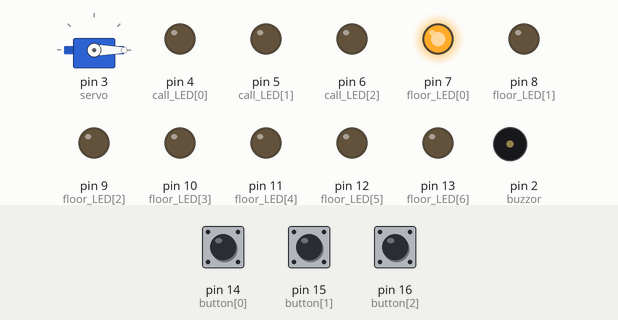
Bench run of a sketch on a simulated Arduino Uno, built with avr-gcc and run on an emulated ATmega328P. Parts: servo, output pins drawn as LEDs (lit = HIGH), buzzer (waves = sounding). The inputs (shaded band) are chosen by the test bench; at power-on: pin 15 (button[1]) LOW, pin 14 (button[0]) LOW, pin 16 (button[2]) LOW. What the sketch prints to the serial monitor is not drawn.

Above: at 1.2 s.
1.3 s: pin 15 (button[1]) pulled HIGH for 0.15 s
At 2.2 s:
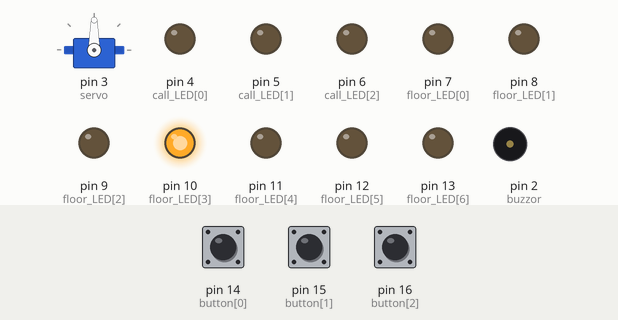
3.1 s: pin 14 (button[0]) pulled HIGH for 0.15 s
At 3.17 s:
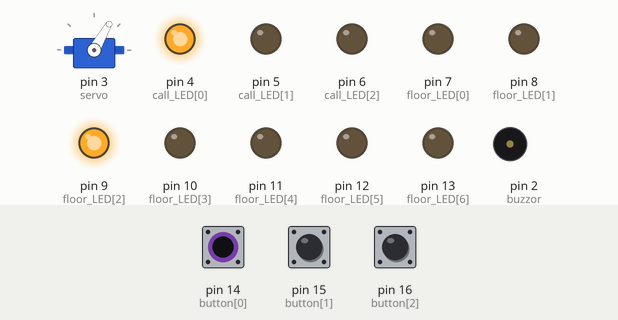
4.9 s: pin 16 (button[2]) pulled HIGH for 0.15 s
At 6.2 s:
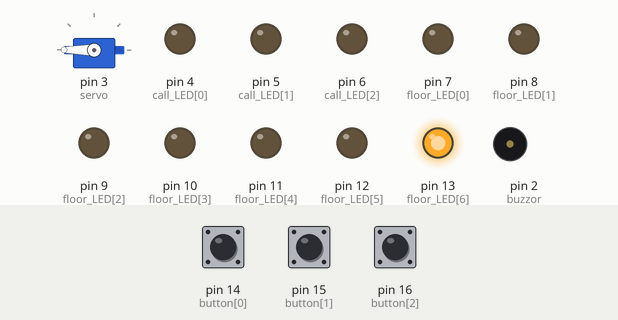
7.9 s: pin 14 (button[0]) pulled HIGH for 1 s
At 7.97 s:
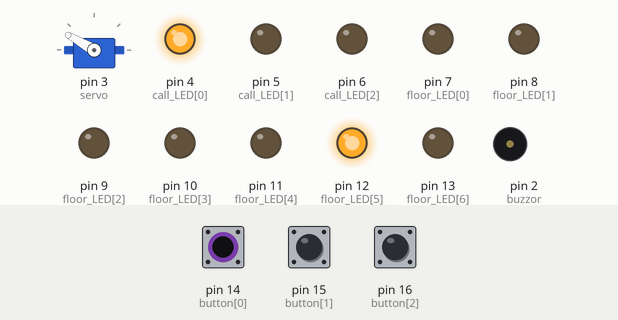
10.9 s: pin 15 (button[1]) pulled HIGH for 1 s
At 10.97 s:
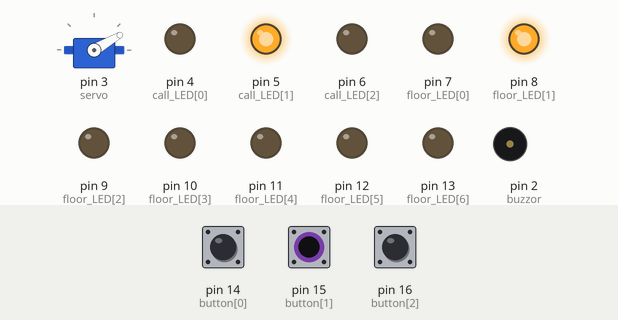
13.4 s: pin 16 (button[2]) pulled HIGH for 1 s
At 13.63 s:
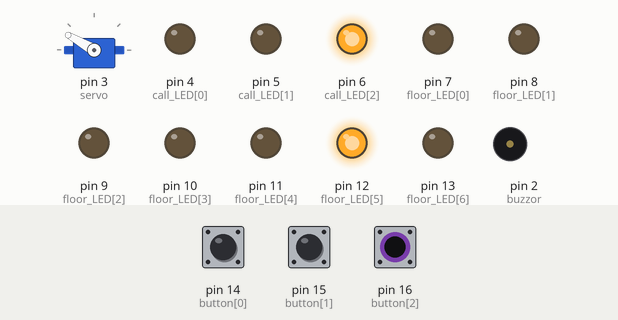
Timing chart, 0 to 16.4 s (numbered marks = the images above; inputs shaded):
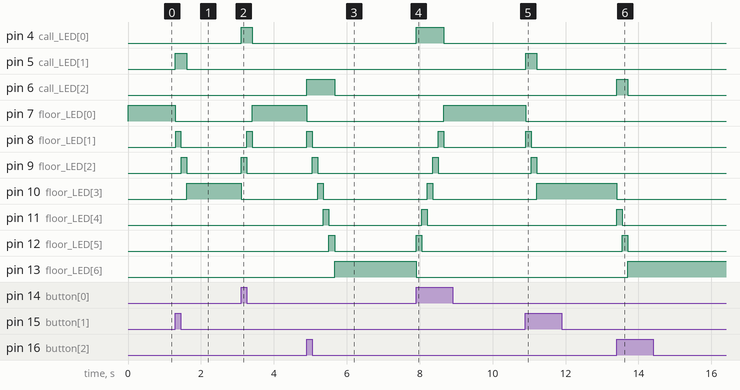

The sketch:

oneday_final_board1.ino
```cpp
#include <Servo.h>
Servo servo;
const int floor_LED[] = {7,8,9,10,11,12,13};
const int call_LED[] = {4,5,6};
const int button[] = {14,15,16};
const int buzzor = 2;
int frequency[] = {2217,2489,2794};

int currentFloor = 1;
int targetFloor = 1;
int finalFloor = 1;
bool movingUp = false;
bool movingDown = false;
bool stop = true;

int currentLED = 0;
int callLED_floor = 1;
int currentCheck = 1;
int targetCheck = 1;
int savedCheck = 1;
int timecheck = 0;
int pastTime;


// 입력받은 호출 층 수를 LED로 표시하기 위한 함수
void CallLED_func(int idx,int saved) {
	for (int i=0; i<3; i++) {
      if (idx == i) {
    	digitalWrite(call_LED[i],HIGH);
        }
      else if (saved == i+1) {
    	digitalWrite(call_LED[i],HIGH);
      }
      else {
      	digitalWrite(call_LED[i],LOW);
      	}

	}
}

// 7Segment에 현재 층 정보를 정수로 반올림 해 나타내기 위한 함수
float roundFloat(float number, int decimalPlaces) {
  float multiplier = pow(10, decimalPlaces);
  return round(number * multiplier) / multiplier;
}


void setup() {
  // pinMode 및 각 입력 핀 설정
  Serial.begin(9600);
  servo.attach(3);
  for (int i=0; i<7; i++) {
  pinMode(floor_LED[i], OUTPUT);
  }
  for (int i=0; i<3; i++) {
  pinMode(call_LED[i], OUTPUT);
  }
  for (int i=0; i<3; i++) {
  pinMode(button[i], INPUT);
  }
  pinMode(buzzor, OUTPUT);
  servo.write(0);
}


void loop() {
  // 계속해서 목표 층 수를 받음.
  for (int i=0;i<3;i++) {
    int State = 0;
    State = digitalRead(button[i]);
    if (State==HIGH) {
      stop = true;
      targetFloor = i+1;
      savedCheck = 3*(targetFloor-1)+1;
      break;
      }
  }
  servo.write(currentLED*30);
  Serial.write(currentLED);
  // 현재 층과 위치를 비교해서 위로 갈지, 아래로 갈지 판별함.
  if (targetCheck > currentCheck) {
    movingUp = true;
    movingDown = false;
    callLED_floor = targetFloor;
    stop = false;
  }
  else if (targetCheck < currentCheck) {
    movingUp = false;
    movingDown = true;
    callLED_floor = targetFloor;
    stop = false;
  }
  else {
    stop = true;
    targetCheck = savedCheck;
    finalFloor = targetFloor;
  }

  // LED를 순차적으로 켜고 끄며 엘리베이터 동작을 표시함.
  // 위로 올라갑니다.
  if (movingUp == true & stop == false) {
    currentFloor = int(1+((1+currentLED)/3));
    CallLED_func(callLED_floor-1,finalFloor);
    // digitalWrite(call_LED[targetFloor-1],HIGH);
    digitalWrite(floor_LED[currentLED],HIGH);
    if (timecheck == 0) {
    pastTime = millis();
    timecheck = 1;
    }
    // 150ms간격으로 진행 (비차단 방식, 지연 x)
    if (timecheck == 1) {
    	if (millis() - pastTime > 150) {
    // delay(500);
    digitalWrite(floor_LED[currentLED],LOW);
    currentLED++;
    currentCheck++;
    timecheck=0;
    	}
    }
  }

  // 아래로 내려갑니다.
  if (movingDown == true & stop == false) {
    currentFloor = int(1+((1+currentLED)/3));
    CallLED_func(callLED_floor-1, finalFloor);
    digitalWrite(floor_LED[currentLED],HIGH);
    if (timecheck == 0) {
    pastTime = millis();
    timecheck = 1;
    }
    // 150ms간격으로 진행 (비차단 방식, 지연 x)
    if (timecheck == 1) {
    if (millis() - pastTime > 150) {
    // delay(500);
    digitalWrite(floor_LED[currentLED],LOW);
    currentLED--;
    currentCheck--;
    timecheck=0;
    }
    }
  }

  // 목표 층과 현재 층이 일치한 상태
  if (stop == true) {
    if (timecheck == 0) {
    pastTime = millis();
      for (int i=1;i<=3;i++) {
      if (currentFloor == i) {
    tone(buzzor,frequency[i-1],50);
    timecheck = 1;
        break;
      }
      }
    }
    currentFloor = int(1+((1+currentLED)/3));
    digitalWrite(call_LED[callLED_floor-1],LOW);
    digitalWrite(floor_LED[currentLED],HIGH);
    if (timecheck == 1) {
    if (millis() - pastTime > 50) {
      noTone(buzzor);
    }
    }
    }
}
```

Measured:
- after the input at 1.3 s, pin 5 (call_LED[1]): LOW → HIGH at once, → LOW 0.30 s later; pin 7 (floor_LED[0]): HIGH → LOW at once; pin 8 (floor_LED[1]): LOW → HIGH at once, → LOW 0.15 s later; pin 9 (floor_LED[2]): LOW → HIGH after 0.15 s, → LOW 0.15 s later; pin 10 (floor_LED[3]): LOW → HIGH after 0.31 s
- after the input at 3.1 s, pin 4 (call_LED[0]): LOW → HIGH at once, → LOW 0.30 s later; pin 7 (floor_LED[0]): LOW → HIGH after 0.31 s; pin 8 (floor_LED[1]): LOW → HIGH after 0.15 s, → LOW 0.15 s later; pin 9 (floor_LED[2]): LOW → HIGH at once, → LOW 0.15 s later; pin 10 (floor_LED[3]): HIGH → LOW at once
- after the input at 4.9 s, pin 6 (call_LED[2]): LOW → HIGH at once, → LOW 0.76 s later; pin 7 (floor_LED[0]): HIGH → LOW at once; pin 8 (floor_LED[1]): LOW → HIGH at once, → LOW 0.15 s later; pin 9 (floor_LED[2]): LOW → HIGH after 0.15 s, → LOW 0.15 s later; pin 10 (floor_LED[3]): LOW → HIGH after 0.31 s, → LOW 0.15 s later
- after the input at 7.9 s, pin 4 (call_LED[0]): LOW → HIGH at once, → LOW 0.76 s later; pin 7 (floor_LED[0]): LOW → HIGH after 0.76 s; pin 8 (floor_LED[1]): LOW → HIGH after 0.61 s, → LOW 0.15 s later; pin 9 (floor_LED[2]): LOW → HIGH after 0.46 s, → LOW 0.15 s later; pin 10 (floor_LED[3]): LOW → HIGH after 0.31 s, → LOW 0.15 s later
- after the input at 10.9 s, pin 5 (call_LED[1]): LOW → HIGH at once, → LOW 0.31 s later; pin 7 (floor_LED[0]): HIGH → LOW at once; pin 8 (floor_LED[1]): LOW → HIGH at once, → LOW 0.15 s later; pin 9 (floor_LED[2]): LOW → HIGH after 0.16 s, → LOW 0.15 s later; pin 10 (floor_LED[3]): LOW → HIGH after 0.31 s
- after the input at 13.4 s, pin 6 (call_LED[2]): LOW → HIGH at once, → LOW 0.30 s later; pin 10 (floor_LED[3]): HIGH → LOW at once; pin 11 (floor_LED[4]): LOW → HIGH at once, → LOW 0.15 s later; pin 12 (floor_LED[5]): LOW → HIGH after 0.16 s, → LOW 0.15 s later; pin 13 (floor_LED[6]): LOW → HIGH after 0.31 s
